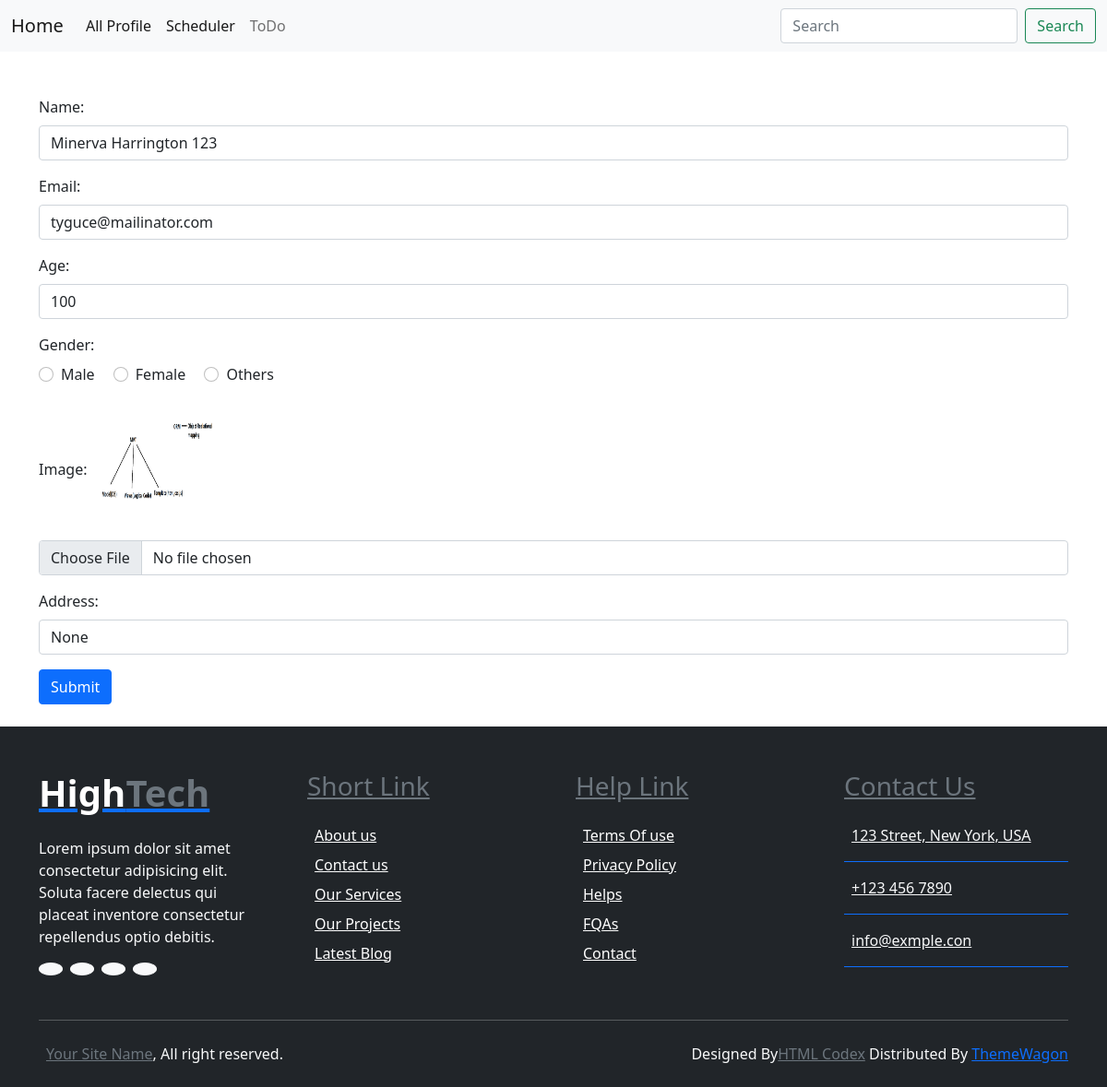
/Update/9/, run on the app's committed database.
### nafi/models.py (models this page shows, shortened)
class Human(models.Model):
    GENDER = (
        ('Male', 'Male'),
        ('Female', 'Female'),
        ('Others', 'Others')
    )
    name = models.CharField(max_length=25, unique=True)
    email = models.EmailField(max_length=25, null=True, blank=True)
    age = models.PositiveIntegerField(default=50)
    gender = models.CharField(choices=GENDER, max_length=7, null=True, blank=True, default='Male')
    image = models.ImageField(upload_to='images/', default='def.jpg', null=True, blank=True)
    address = models.TextField(max_length=200, null=True, blank=True)

### nafi/views.py (the view, shortened to what this page needs)
# urls.py: path('Update/<int:id>/', Update, name='Update'),
def Update(request, id):
    prof = Human.objects.get(id=id)
    return render(request, 'Nafi_temp/update.html', locals())

### Template/Nafi_temp/update.html (shortened to what this page needs)
{% extends 'base.html' %}
{% block body %}
<form method="POST" enctype="multipart/form-data" class="container mt-5">
    <div class="mb-3">
        <label for="name" class="form-label">Name:</label>
        <input type="text" id="name" value="{{prof.name}}" name="name" class="form-control" required>
    </div>
    <div class="mb-3">
        <label for="email" class="form-label">Email:</label>
        <input type="email" id="email" value="{{prof.email}}" name="email" class="form-control">
    </div>
    <div class="mb-3">
        <label for="age" class="form-label">Age:</label>
        <input type="number" id="age" value="{{prof.age}}" name="age" min="0" class="form-control">
    </div>
    <div class="mb-3">
        <label class="form-label">Gender:</label>
        <div class="gender-list">
            <div class="form-check form-check-inline">
                <input type="radio" id="male" name="gender" value="Male" class="form-check-input">
                <label for="male" class="form-check-label">Male</label>
            </div>
            <div class="form-check form-check-inline">
                <input type="radio" id="female" name="gender" value="Female" class="form-check-input">
                <label for="female" class="form-check-label">Female</label>
            </div>
            <div class="form-check form-check-inline">
                <input type="radio" id="others" name="gender" value="Others" class="form-check-input">
                <label for="others" class="form-check-label">Others</label>
            </div>
        </div>
    </div>
    <div class="mb-3">
        <label for="image" class="form-label">Image:</label>
        <img style="height:150px; width:150px;" src="{{prof.image.url}}" alt="">
        <input type="file" id="image" name="image" class="form-control">
    </div>
    <div class="mb-3">
        <label for="address" class="form-label">Address:</label>
        <input type="text" value="{{prof.address}}" id="address" name="image" class="form-control">
    </div>
    <button type="submit" class="btn btn-primary">Submit</button>
</form>
<br>
{% endblock %}

### data on the page
Human: name "Minerva Harrington 123", email "tyguce@mailinator.com", age "100", image (picture), image "None"
